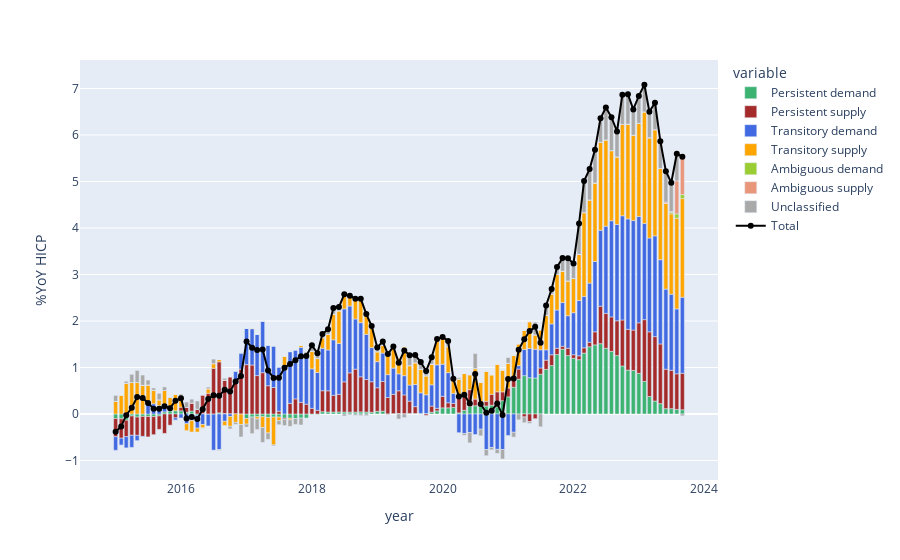

Write notebook code for a chart like this one.
### Code cell
cpi_meta.plot_stack_new(df=cpi_meta.perso,method="perso",unclassified=True,year=2015)
